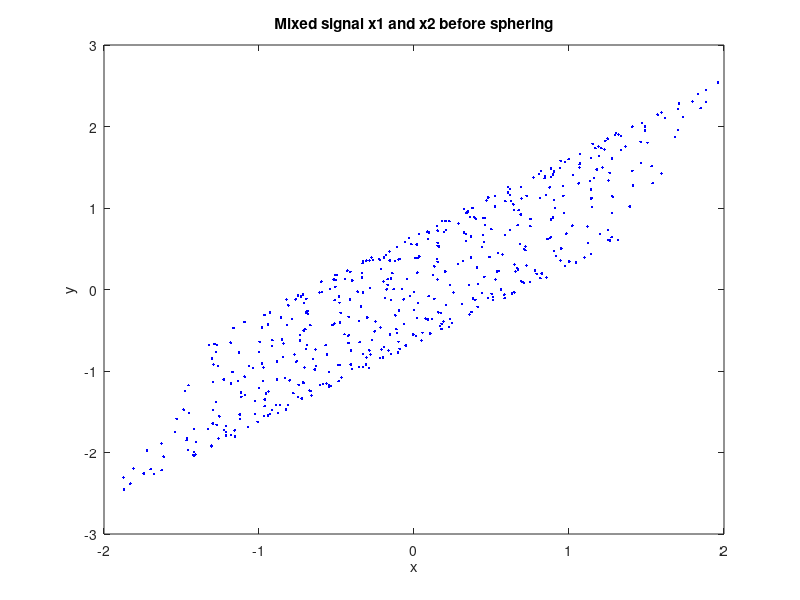
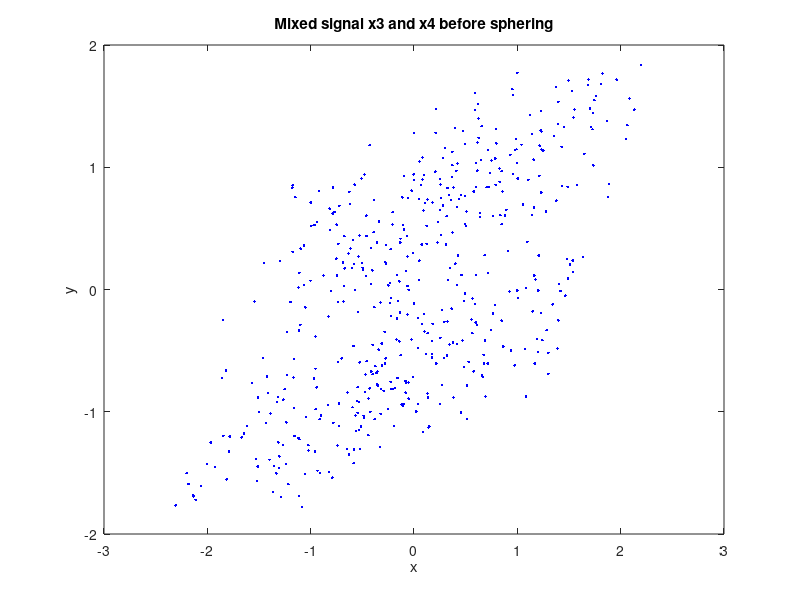
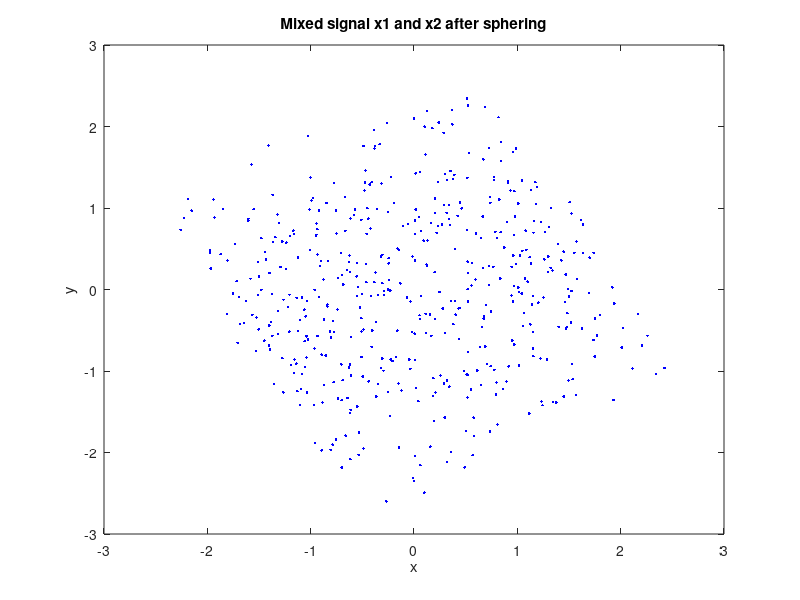
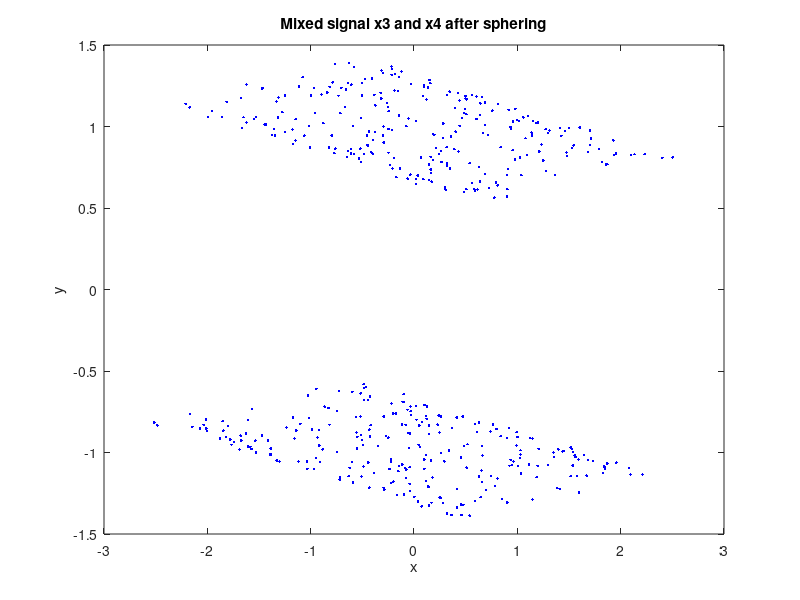

These figures' MATLAB source, in order:
load('mixedsignals.mat', 'smix');

% Plot the initial values
figure(1);
plot(smix(1,:),smix(2,:), 'b.');
xlabel('x');ylabel('y');title('Mixed signal x1 and x2 before sphering');
print(sprintf('../Report/Ass1a'), '-depsc');

figure(2);
plot(smix(3,:),smix(4,:), 'b.');
xlabel('x');ylabel('y');title('Mixed signal x3 and x4 before sphering');
print(sprintf('../Report/Ass1b'), '-depsc');

% Whitening
centeredS = bsxfun(@minus, smix.', sum(smix.')/size(smix.', 1)); 
[eigVectors, eigValues] = eig(cov(centeredS));
spheredS = eigVectors * (eigValues^-.5) * eigVectors.' * smix;

% Plot the sphered values
figure(3);
plot(spheredS(1,:),spheredS(2,:), 'b.');
xlabel('x');ylabel('y');title('Mixed signal x1 and x2 after sphering');
print(sprintf('../Report/Ass1c'), '-depsc');

figure(4);
plot(spheredS(3,:),spheredS(4,:), 'b.');
xlabel('x');ylabel('y');title('Mixed signal x3 and x4 after sphering');
print(sprintf('../Report/Ass1d'), '-depsc');